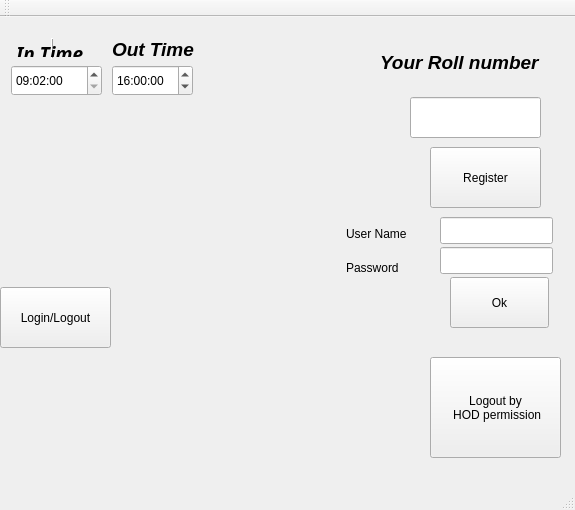
<?xml version="1.0" encoding="UTF-8"?>
<ui version="4.0">
 <class>MainWindow</class>
 <widget class="QMainWindow" name="MainWindow">
  <property name="geometry">
   <rect>
    <x>0</x>
    <y>0</y>
    <width>575</width>
    <height>510</height>
   </rect>
  </property>
  <property name="windowTitle">
   <string>MainWindow</string>
  </property>
  <widget class="QWidget" name="centralWidget">
   <widget class="QPushButton" name="register_2">
    <property name="geometry">
     <rect>
      <x>430</x>
      <y>130</y>
      <width>111</width>
      <height>61</height>
     </rect>
    </property>
    <property name="text">
     <string>Register</string>
    </property>
   </widget>
   <widget class="QPushButton" name="pushButton_2">
    <property name="geometry">
     <rect>
      <x>0</x>
      <y>270</y>
      <width>111</width>
      <height>61</height>
     </rect>
    </property>
    <property name="text">
     <string>Login/Logout</string>
    </property>
   </widget>
   <widget class="QLabel" name="status">
    <property name="geometry">
     <rect>
      <x>380</x>
      <y>20</y>
      <width>161</width>
      <height>51</height>
     </rect>
    </property>
    <property name="text">
     <string>&lt;html&gt;&lt;head/&gt;&lt;body&gt;&lt;p&gt;&lt;span style=&quot; font-size:14pt; font-weight:600; font-style:italic;&quot;&gt;Your Roll number &lt;/span&gt;&lt;/p&gt;&lt;/body&gt;&lt;/html&gt;</string>
    </property>
   </widget>
   <widget class="QLabel" name="status_2">
    <property name="geometry">
     <rect>
      <x>0</x>
      <y>160</y>
      <width>161</width>
      <height>61</height>
     </rect>
    </property>
    <property name="text">
     <string/>
    </property>
   </widget>
   <widget class="QLineEdit" name="lineEdit">
    <property name="geometry">
     <rect>
      <x>410</x>
      <y>80</y>
      <width>131</width>
      <height>41</height>
     </rect>
    </property>
   </widget>
   <widget class="QLabel" name="date">
    <property name="geometry">
     <rect>
      <x>10</x>
      <y>110</y>
      <width>221</width>
      <height>61</height>
     </rect>
    </property>
    <property name="text">
     <string>&lt;html&gt;&lt;head/&gt;&lt;body&gt;&lt;p&gt;&lt;br/&gt;&lt;/p&gt;&lt;/body&gt;&lt;/html&gt;</string>
    </property>
   </widget>
   <widget class="QTimeEdit" name="timeEdit">
    <property name="geometry">
     <rect>
      <x>11</x>
      <y>48</y>
      <width>91</width>
      <height>31</height>
     </rect>
    </property>
    <property name="focusPolicy">
     <enum>Qt::StrongFocus</enum>
    </property>
    <property name="calendarPopup">
     <bool>true</bool>
    </property>
    <property name="currentSectionIndex">
     <number>2</number>
    </property>
    <property name="time">
     <time>
      <hour>9</hour>
      <minute>2</minute>
      <second>0</second>
     </time>
    </property>
   </widget>
   <widget class="QLabel" name="label">
    <property name="geometry">
     <rect>
      <x>11</x>
      <y>21</y>
      <width>82</width>
      <height>21</height>
     </rect>
    </property>
    <property name="font">
     <font>
      <family>KacstOffice</family>
      <weight>75</weight>
      <bold>true</bold>
     </font>
    </property>
    <property name="frameShape">
     <enum>QFrame::VLine</enum>
    </property>
    <property name="frameShadow">
     <enum>QFrame::Raised</enum>
    </property>
    <property name="text">
     <string>&lt;html&gt;&lt;head/&gt;&lt;body&gt;&lt;p&gt;&lt;span style=&quot; font-size:14pt; font-style:italic;&quot;&gt;In Time&lt;/span&gt;&lt;/p&gt;&lt;/body&gt;&lt;/html&gt;</string>
    </property>
   </widget>
   <widget class="QLabel" name="label_2">
    <property name="geometry">
     <rect>
      <x>112</x>
      <y>21</y>
      <width>118</width>
      <height>21</height>
     </rect>
    </property>
    <property name="text">
     <string>&lt;html&gt;&lt;head/&gt;&lt;body&gt;&lt;p&gt;&lt;span style=&quot; font-size:14pt; font-weight:600; font-style:italic;&quot;&gt;Out Time&lt;/span&gt;&lt;/p&gt;&lt;/body&gt;&lt;/html&gt;</string>
    </property>
   </widget>
   <widget class="QTimeEdit" name="timeEdit_2">
    <property name="geometry">
     <rect>
      <x>112</x>
      <y>48</y>
      <width>81</width>
      <height>31</height>
     </rect>
    </property>
    <property name="time">
     <time>
      <hour>16</hour>
      <minute>0</minute>
      <second>0</second>
     </time>
    </property>
   </widget>
   <widget class="QPushButton" name="pushButton">
    <property name="geometry">
     <rect>
      <x>430</x>
      <y>340</y>
      <width>131</width>
      <height>101</height>
     </rect>
    </property>
    <property name="text">
     <string>Logout by 
 HOD permission</string>
    </property>
   </widget>
   <widget class="QLineEdit" name="lineEdit_2">
    <property name="geometry">
     <rect>
      <x>440</x>
      <y>200</y>
      <width>113</width>
      <height>27</height>
     </rect>
    </property>
   </widget>
   <widget class="QLineEdit" name="lineEdit_3">
    <property name="geometry">
     <rect>
      <x>440</x>
      <y>230</y>
      <width>113</width>
      <height>27</height>
     </rect>
    </property>
    <property name="echoMode">
     <enum>QLineEdit::Password</enum>
    </property>
   </widget>
   <widget class="QPushButton" name="pushButton_3">
    <property name="geometry">
     <rect>
      <x>450</x>
      <y>260</y>
      <width>99</width>
      <height>51</height>
     </rect>
    </property>
    <property name="text">
     <string>Ok</string>
    </property>
   </widget>
   <widget class="QLabel" name="label_3">
    <property name="geometry">
     <rect>
      <x>346</x>
      <y>207</y>
      <width>81</width>
      <height>20</height>
     </rect>
    </property>
    <property name="text">
     <string>User Name</string>
    </property>
   </widget>
   <widget class="QLabel" name="label_4">
    <property name="geometry">
     <rect>
      <x>346</x>
      <y>240</y>
      <width>81</width>
      <height>21</height>
     </rect>
    </property>
    <property name="text">
     <string>Password</string>
    </property>
   </widget>
  </widget>
  <widget class="QMenuBar" name="menuBar">
   <property name="geometry">
    <rect>
     <x>0</x>
     <y>0</y>
     <width>575</width>
     <height>25</height>
    </rect>
   </property>
  </widget>
  <widget class="QToolBar" name="mainToolBar">
   <attribute name="toolBarArea">
    <enum>TopToolBarArea</enum>
   </attribute>
   <attribute name="toolBarBreak">
    <bool>false</bool>
   </attribute>
  </widget>
  <widget class="QStatusBar" name="statusBar"/>
 </widget>
 <layoutdefault spacing="6" margin="11"/>
 <resources/>
 <connections/>
</ui>
